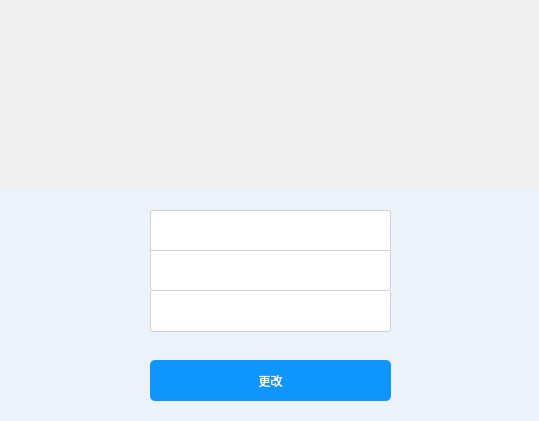
<?xml version="1.0" encoding="UTF-8"?>
<ui version="4.0">
 <class>changepassword</class>
 <widget class="QDialog" name="changepassword">
  <property name="geometry">
   <rect>
    <x>0</x>
    <y>0</y>
    <width>539</width>
    <height>421</height>
   </rect>
  </property>
  <property name="windowTitle">
   <string>Dialog</string>
  </property>
  <property name="styleSheet">
   <string notr="true">*{font-family:Microsoft YaHei;}</string>
  </property>
  <widget class="QWidget" name="widget" native="true">
   <property name="geometry">
    <rect>
     <x>0</x>
     <y>0</y>
     <width>541</width>
     <height>421</height>
    </rect>
   </property>
   <widget class="QWidget" name="changepasswordBar" native="true">
    <property name="geometry">
     <rect>
      <x>0</x>
      <y>0</y>
      <width>541</width>
      <height>191</height>
     </rect>
    </property>
    <property name="styleSheet">
     <string notr="true">QWidget#changepasswordBar{
border-image:url(:/changepassword.png);
background-repeat:no-repeat;
background-position:center;
background-color:qconicalgradient(cx:0.5, cy:0.5, angle:0, stop:0 rgb(52, 72, 161), stop:0.16 rgb(61, 79, 174), stop:0.225 rgb(7, 118, 209), stop:0.285 rgb(0, 170, 255), stop:0.345 rgb(79, 208, 255), stop:0.415 rgb(152, 237, 255), stop:0.52 rgb(61, 162, 209), stop:0.57 rgb(67, 221, 255), stop:0.635 rgb(65, 195, 255), stop:0.695 rgb(32, 158, 255), stop:0.75 rgb(44, 164, 255), stop:0.815 rgb(7, 118, 208), stop:0.88 rgb(61, 79, 174), stop:0.935 rgb(52, 72, 161), stop:1 rgb(51, 70, 157))
}</string>
    </property>
    <widget class="QPushButton" name="closeButton">
     <property name="geometry">
      <rect>
       <x>505</x>
       <y>10</y>
       <width>15</width>
       <height>15</height>
      </rect>
     </property>
     <property name="minimumSize">
      <size>
       <width>15</width>
       <height>0</height>
      </size>
     </property>
     <property name="styleSheet">
      <string notr="true">QPushButton#closeButton {
    border-radius:3px;
border-image:url(:/search close.png) no-repeat;
}
QPushButton#closeButton:hover
{
    background-color:rgb(255, 0, 0)
}</string>
     </property>
     <property name="text">
      <string/>
     </property>
    </widget>
    <widget class="QPushButton" name="minButton">
     <property name="geometry">
      <rect>
       <x>466</x>
       <y>10</y>
       <width>20</width>
       <height>20</height>
      </rect>
     </property>
     <property name="styleSheet">
      <string notr="true">QPushButton#minButton {
    border-radius:3px;
border-image:url(:/min.png) no-repeat;
}</string>
     </property>
     <property name="text">
      <string/>
     </property>
    </widget>
   </widget>
   <widget class="QWidget" name="changepasswordFunction" native="true">
    <property name="geometry">
     <rect>
      <x>0</x>
      <y>190</y>
      <width>541</width>
      <height>231</height>
     </rect>
    </property>
    <property name="styleSheet">
     <string notr="true">QCheckBox
{
    color:rgb(101 , 101 , 101);
}
QPushButton
{
    color:rgb(38 , 133 , 227);
    background-color:transparent;
	border:none;
}
QPushButton:hover
{
    color:rgb(97 , 179 , 246);
}

QPushButton:pressed
{
    color:rgb(0 , 109 , 176);
}

QWidget {
	background-color:rgb(235, 242, 249);
}
</string>
    </property>
    <widget class="QPushButton" name="changepasswordButton">
     <property name="geometry">
      <rect>
       <x>150</x>
       <y>170</y>
       <width>241</width>
       <height>41</height>
      </rect>
     </property>
     <property name="styleSheet">
      <string notr="true">/*登陆按钮*/

QPushButton#changepasswordButton
{
    color:white;
    background-color:rgb(14 , 150 , 254);
    border-radius:5px;
}

QPushButton#changepasswordButton:hover
{
    color:white;
    background-color:rgb(44 , 137 , 255);
}

QPushButton#changepasswordButton:pressed
{
    color:white;
    background-color:rgb(14 , 135 , 228);
    padding-left:3px;
    padding-top:3px;
}</string>
     </property>
     <property name="text">
      <string>更改</string>
     </property>
    </widget>
    <widget class="QComboBox" name="comboBox">
     <property name="geometry">
      <rect>
       <x>150</x>
       <y>20</y>
       <width>241</width>
       <height>41</height>
      </rect>
     </property>
     <property name="styleSheet">
      <string notr="true">/*下拉列表框*/
QComboBox
{
    background:white;
    padding-left:5px ;
    border-top-left-radius:3px;
    border-top-right-radius:3px;
    border: 1px solid rgb(209 , 209 , 209);
}
QComboBox:hover
{
    border: 1px solid rgb(21 , 131 , 221);
}
QComboBox QAbstractItemView::item
{
    height:40px;
}
QComboBox::down-arrow
{
    border-image:url(:/down arrow.png)
}
QComboBox::down-arrow:hover
{
    border-image:url(:/down arrow.png)
}
QComboBox::down-arrow:on
{
    border-image:url(:/up arrow.png)
}
QComboBox::drop-down
{
    width:20px;
    background:transparent;
    padding-right:5px;
}</string>
     </property>
    </widget>
    <widget class="QLineEdit" name="passwordEdit">
     <property name="geometry">
      <rect>
       <x>150</x>
       <y>60</y>
       <width>241</width>
       <height>41</height>
      </rect>
     </property>
     <property name="styleSheet">
      <string notr="true">/*密码框*/
QLineEdit#passwordEdit
{
    background:white;
    padding-left:5px ;
    padding-top:1px ;
    border-bottom-left-radius:3px;
    border-bottom-right-radius:3px;
    border: 1px solid rgb(209 , 209 , 209);
    border-top:transparent;
}
QLineEdit#passwordEdit:hover
{
    padding-top:0px ;
    border: 1px solid rgb(21 , 131 , 221);
}

</string>
     </property>
     <property name="text">
      <string/>
     </property>
    </widget>
    <widget class="QPushButton" name="pButtonKeyboard">
     <property name="geometry">
      <rect>
       <x>365</x>
       <y>70</y>
       <width>22</width>
       <height>22</height>
      </rect>
     </property>
     <property name="styleSheet">
      <string notr="true">/*密码框中的小键盘按钮*/
QPushButton#pButtonKeyboard
{
    border-image:url(:/Login_Keyborad.png) 0 20 0 20 ;
background-color:white;
}
</string>
     </property>
     <property name="text">
      <string/>
     </property>
    </widget>
    <widget class="QPushButton" name="pButtonKeyboard_2">
     <property name="geometry">
      <rect>
       <x>365</x>
       <y>110</y>
       <width>22</width>
       <height>22</height>
      </rect>
     </property>
     <property name="styleSheet">
      <string notr="true">/*密码框中的小键盘按钮*/
QPushButton#pButtonKeyboard_2
{
    border-image:url(:/Login_Keyborad.png) 0 20 0 20 ;
background-color:white;
}
</string>
     </property>
     <property name="text">
      <string/>
     </property>
    </widget>
    <widget class="QLineEdit" name="passwordEdit_2">
     <property name="geometry">
      <rect>
       <x>150</x>
       <y>101</y>
       <width>241</width>
       <height>41</height>
      </rect>
     </property>
     <property name="styleSheet">
      <string notr="true">/*密码框*/
QLineEdit#passwordEdit_2
{
    background:white;
    padding-left:5px ;
    padding-top:1px ;
    border-bottom-left-radius:3px;
    border-bottom-right-radius:3px;
    border: 1px solid rgb(209 , 209 , 209);
    border-top:transparent;
}
QLineEdit#passwordEdit_2:hover
{
    padding-top:0px ;
    border: 1px solid rgb(21 , 131 , 221);
}

</string>
     </property>
     <property name="text">
      <string/>
     </property>
    </widget>
    <zorder>passwordEdit</zorder>
    <zorder>changepasswordButton</zorder>
    <zorder>pButtonKeyboard</zorder>
    <zorder>comboBox</zorder>
    <zorder>pButtonKeyboard_2</zorder>
    <zorder>passwordEdit_2</zorder>
   </widget>
  </widget>
 </widget>
 <resources/>
 <connections/>
</ui>
